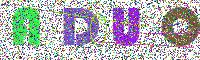

Recreate this plot in Python.
# 制作一个简单的随机验证码
# truetype()  加载一个TrueType或者OpenType字体文件，并且创建一个字体对象。这个函数从指定的文件加载了一个字体对象，并且为指定大小的字体创建了字体对象。
# draw.text() 文字的绘制，第一个参数指定绘制的起始点（文本的左上角所在位置），第二个参数指定文本内容，第三个参数指定文本的颜色，第四个参数指定字体（通过ImageFont类来定义）。
# draw.line() 直线的绘制，第一个参数指定的是直线的端点坐标，形式为（x0, y0, x1, y1），第二个参数指定直线的颜色；
# draw.arc() （椭）圆弧的绘制，第一个参数指定弧所在椭圆的外切矩形，第二、三两个参数分别是弧的起始和终止角度， 第四个参数是填充颜色，第五个参数是线条颜色；
from PIL import Image,ImageFont,ImageDraw
import random
import string

# 产生随机字母

def getRandword(length):
     dic=string.ascii_uppercase+string.ascii_lowercase
     key=""
     for i in range(length):
        key=key+random.choice(dic)+" "
     return key

# 产生随机颜色

def getRandcolor():
    r=random.randrange(0,255)
    g=random.randrange(0,255)
    b=random.randrange(0,255)
    return r,g,b

def getRandnum():
    x1 = random.randrange(1, 100)
    y1 = random.randrange(2, 59)
    x2 = random.randrange(100, 198)
    y2 = random.randrange(2, 58)
    return x1,y1,x2,y2

if __name__ == '__main__':
    ima=Image.new('RGB',(200,60),(255,255,255))
    ft=ImageFont.truetype('font/BAUHS93.TTF',55)
    draw=ImageDraw.Draw(ima)
    for j in range(4):
        text=getRandword(1)
        draw.text((10+50*(j),-5),text,getRandcolor(),ft)
    for line in range(2):
        draw.line(getRandnum(),getRandcolor())
    for arc in range(4):
        a1=random.randrange(0,90)
        a2=random.randrange(0,90)
        draw.arc(getRandnum(),a1,a2,getRandcolor())
    for plot in range(6000):
        a1 = random.randrange(0, 200)
        a2 = random.randrange(0, 60)
        draw.point((a1,a2),getRandcolor())
    ima.show()
    ima.save('0009.jpeg','jpeg')
